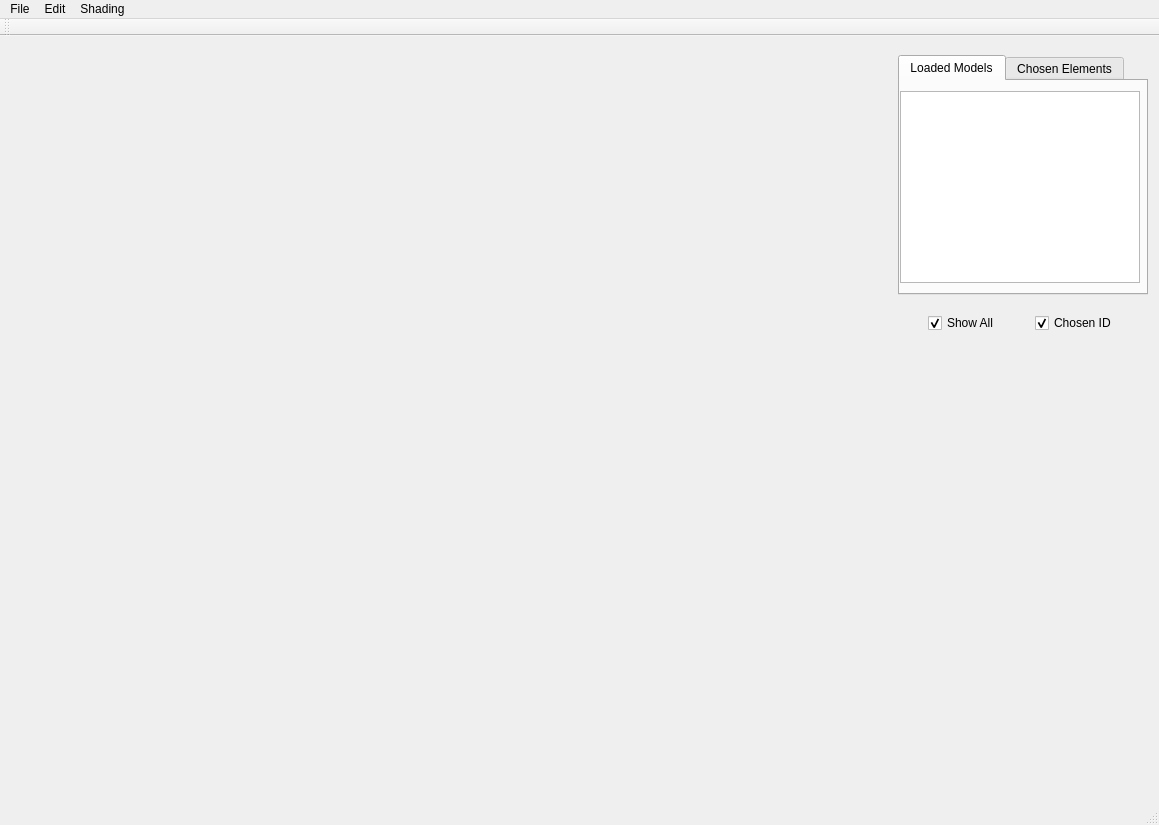
<?xml version="1.0" encoding="UTF-8"?>
<ui version="4.0">
 <class>MeshViewerClass</class>
 <widget class="QMainWindow" name="MeshViewerClass">
  <property name="geometry">
   <rect>
    <x>0</x>
    <y>0</y>
    <width>1159</width>
    <height>825</height>
   </rect>
  </property>
  <property name="windowTitle">
   <string>MeshViewer</string>
  </property>
  <widget class="QWidget" name="centralWidget">
   <property name="sizePolicy">
    <sizepolicy hsizetype="Preferred" vsizetype="Preferred">
     <horstretch>0</horstretch>
     <verstretch>0</verstretch>
    </sizepolicy>
   </property>
   <layout class="QHBoxLayout" name="horizontalLayout">
    <item>
     <widget class="TracingViewer" name="widget" native="true">
      <property name="sizePolicy">
       <sizepolicy hsizetype="Expanding" vsizetype="Expanding">
        <horstretch>0</horstretch>
        <verstretch>0</verstretch>
       </sizepolicy>
      </property>
     </widget>
    </item>
    <item>
     <layout class="QVBoxLayout" name="verticalLayout">
      <property name="spacing">
       <number>10</number>
      </property>
      <property name="sizeConstraint">
       <enum>QLayout::SetDefaultConstraint</enum>
      </property>
      <property name="rightMargin">
       <number>0</number>
      </property>
      <property name="bottomMargin">
       <number>450</number>
      </property>
      <item>
       <widget class="QTabWidget" name="tabWidget">
        <property name="sizePolicy">
         <sizepolicy hsizetype="Fixed" vsizetype="Fixed">
          <horstretch>0</horstretch>
          <verstretch>0</verstretch>
         </sizepolicy>
        </property>
        <property name="minimumSize">
         <size>
          <width>250</width>
          <height>240</height>
         </size>
        </property>
        <property name="currentIndex">
         <number>0</number>
        </property>
        <widget class="QWidget" name="tab">
         <attribute name="title">
          <string>Loaded Models</string>
         </attribute>
         <widget class="QTableWidget" name="tableWidget">
          <property name="enabled">
           <bool>true</bool>
          </property>
          <property name="geometry">
           <rect>
            <x>0</x>
            <y>10</y>
            <width>240</width>
            <height>192</height>
           </rect>
          </property>
          <property name="sizePolicy">
           <sizepolicy hsizetype="Fixed" vsizetype="Fixed">
            <horstretch>0</horstretch>
            <verstretch>0</verstretch>
           </sizepolicy>
          </property>
          <property name="maximumSize">
           <size>
            <width>240</width>
            <height>16777215</height>
           </size>
          </property>
          <property name="columnCount">
           <number>0</number>
          </property>
          <attribute name="horizontalHeaderVisible">
           <bool>false</bool>
          </attribute>
          <attribute name="horizontalHeaderCascadingSectionResizes">
           <bool>true</bool>
          </attribute>
          <attribute name="horizontalHeaderDefaultSectionSize">
           <number>50</number>
          </attribute>
          <attribute name="horizontalHeaderHighlightSections">
           <bool>false</bool>
          </attribute>
          <attribute name="horizontalHeaderMinimumSectionSize">
           <number>20</number>
          </attribute>
          <attribute name="verticalHeaderVisible">
           <bool>false</bool>
          </attribute>
          <attribute name="verticalHeaderCascadingSectionResizes">
           <bool>true</bool>
          </attribute>
          <attribute name="verticalHeaderDefaultSectionSize">
           <number>37</number>
          </attribute>
          <attribute name="verticalHeaderHighlightSections">
           <bool>false</bool>
          </attribute>
          <attribute name="verticalHeaderMinimumSectionSize">
           <number>30</number>
          </attribute>
         </widget>
        </widget>
        <widget class="QWidget" name="tab_2">
         <attribute name="title">
          <string>Chosen Elements</string>
         </attribute>
         <widget class="QTableWidget" name="tableWidget_2">
          <property name="geometry">
           <rect>
            <x>0</x>
            <y>10</y>
            <width>240</width>
            <height>192</height>
           </rect>
          </property>
          <property name="sizePolicy">
           <sizepolicy hsizetype="Fixed" vsizetype="Fixed">
            <horstretch>0</horstretch>
            <verstretch>0</verstretch>
           </sizepolicy>
          </property>
          <property name="maximumSize">
           <size>
            <width>240</width>
            <height>16777215</height>
           </size>
          </property>
          <property name="columnCount">
           <number>0</number>
          </property>
          <attribute name="horizontalHeaderDefaultSectionSize">
           <number>60</number>
          </attribute>
         </widget>
        </widget>
       </widget>
      </item>
      <item>
       <layout class="QHBoxLayout" name="horizontalLayout_2">
        <item>
         <widget class="QCheckBox" name="checkBox">
          <property name="sizePolicy">
           <sizepolicy hsizetype="Fixed" vsizetype="Fixed">
            <horstretch>0</horstretch>
            <verstretch>0</verstretch>
           </sizepolicy>
          </property>
          <property name="text">
           <string>Show All</string>
          </property>
          <property name="checked">
           <bool>true</bool>
          </property>
         </widget>
        </item>
        <item>
         <widget class="QCheckBox" name="checkBox_2">
          <property name="sizePolicy">
           <sizepolicy hsizetype="Fixed" vsizetype="Fixed">
            <horstretch>0</horstretch>
            <verstretch>0</verstretch>
           </sizepolicy>
          </property>
          <property name="text">
           <string>Chosen ID</string>
          </property>
          <property name="checked">
           <bool>true</bool>
          </property>
         </widget>
        </item>
       </layout>
      </item>
     </layout>
    </item>
   </layout>
  </widget>
  <widget class="QMenuBar" name="menuBar">
   <property name="geometry">
    <rect>
     <x>0</x>
     <y>0</y>
     <width>1159</width>
     <height>26</height>
    </rect>
   </property>
   <widget class="QMenu" name="menuFile">
    <property name="title">
     <string>File</string>
    </property>
    <addaction name="actionOpen"/>
    <addaction name="actionImport"/>
    <addaction name="actionSave"/>
    <addaction name="actionExport"/>
   </widget>
   <widget class="QMenu" name="menuShading">
    <property name="title">
     <string>Shading</string>
    </property>
    <addaction name="actionWireFrame"/>
   </widget>
   <widget class="QMenu" name="menuEdit">
    <property name="title">
     <string>Edit</string>
    </property>
    <widget class="QMenu" name="menuTrace">
     <property name="title">
      <string>Trace</string>
     </property>
     <addaction name="actionShortest_Curve"/>
     <addaction name="actionShortest_Loop"/>
    </widget>
    <addaction name="menuTrace"/>
   </widget>
   <addaction name="menuFile"/>
   <addaction name="menuEdit"/>
   <addaction name="menuShading"/>
  </widget>
  <widget class="QStatusBar" name="statusBar"/>
  <widget class="QToolBar" name="mainToolBar">
   <attribute name="toolBarArea">
    <enum>TopToolBarArea</enum>
   </attribute>
   <attribute name="toolBarBreak">
    <bool>false</bool>
   </attribute>
  </widget>
  <action name="actionOpen">
   <property name="text">
    <string>Open</string>
   </property>
  </action>
  <action name="actionImport">
   <property name="text">
    <string>Import</string>
   </property>
  </action>
  <action name="actionSave">
   <property name="text">
    <string>Save</string>
   </property>
  </action>
  <action name="actionWireFrame">
   <property name="checkable">
    <bool>true</bool>
   </property>
   <property name="text">
    <string>WireFrame</string>
   </property>
  </action>
  <action name="actionShortest_Curve">
   <property name="text">
    <string>Shortest Curve</string>
   </property>
  </action>
  <action name="actionShortest_Loop">
   <property name="text">
    <string>Shortest Loop</string>
   </property>
  </action>
  <action name="actionExport">
   <property name="text">
    <string>Export</string>
   </property>
  </action>
 </widget>
 <layoutdefault spacing="6" margin="11"/>
 <customwidgets>
  <customwidget>
   <class>TracingViewer</class>
   <extends>QWidget</extends>
   <header>QtViewer/TracingViewer.h</header>
   <container>1</container>
  </customwidget>
 </customwidgets>
 <resources>
  <include location="meshviewer.qrc"/>
 </resources>
 <connections/>
</ui>
